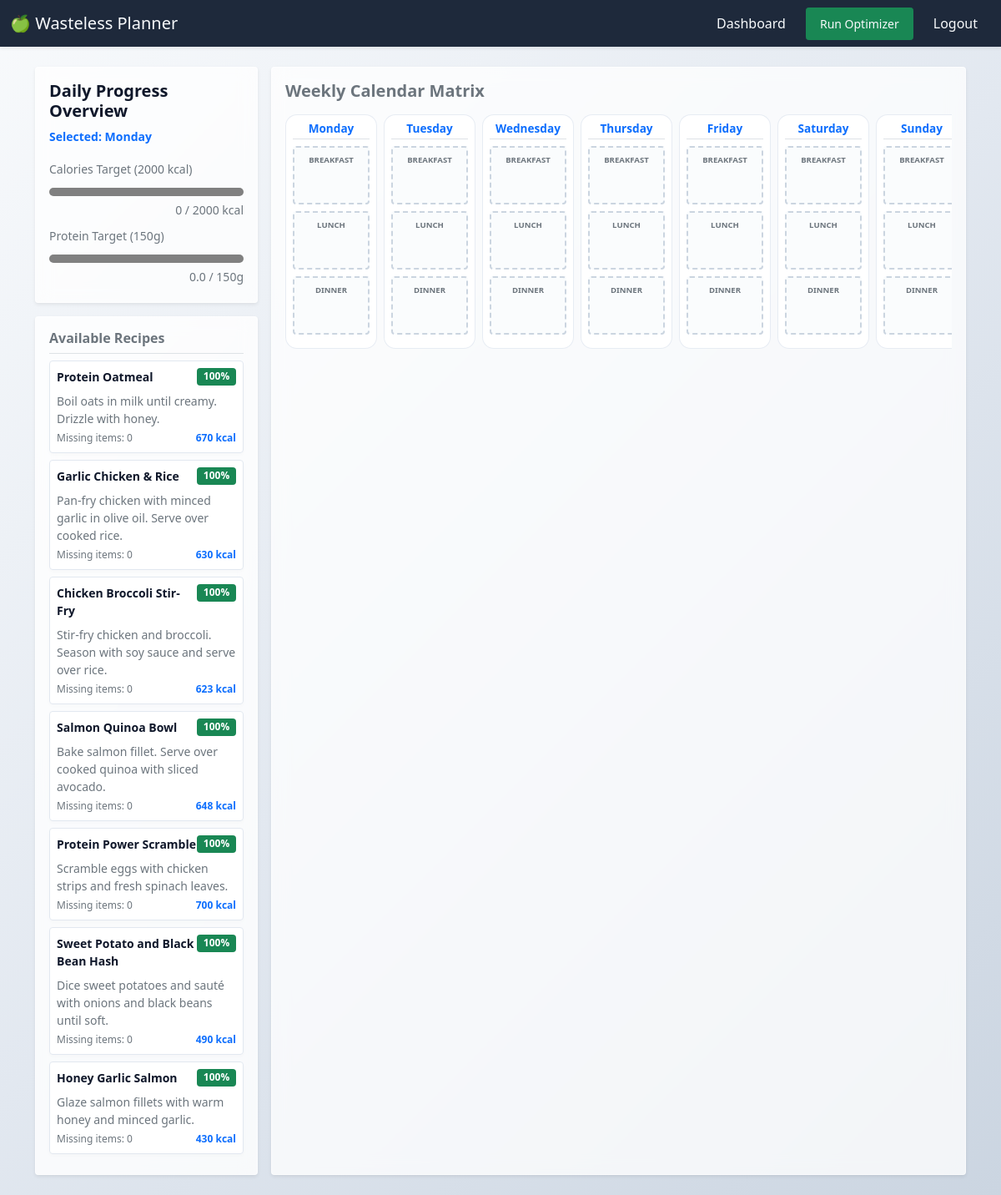
The page / (signed in) on the database its author committed.
### planner/models.py (models this page shows, shortened)
class Recipe(models.Model):
    title = models.CharField(max_length=200, unique=True)
    instructions = models.TextField()
    prep_time = models.IntegerField(help_text="Time in minutes", validators=[MinValueValidator(1)])
    calories = models.IntegerField(validators=[MinValueValidator(0)], default=0)
    protein = models.DecimalField(max_digits=5, decimal_places=1, default=0.0, help_text="in grams")
    carbs = models.DecimalField(max_digits=5, decimal_places=1, default=0.0, help_text="in grams")
    fat = models.DecimalField(max_digits=5, decimal_places=1, default=0.0, help_text="in grams")
    created_at = models.DateTimeField(auto_now_add=True)

### planner/views.py (the view, shortened to what this page needs)
# urls.py: path('', views.dashboard_view, name='dashboard'),
@login_required
def dashboard_view(request):
    user = request.user
    today = timezone.now().date()
    pantry_items = PantryItem.objects.filter(user=user).select_related('ingredient')
    user_stock = {}
    expiring_items = []
    seen_ingredients = set()
    for item in pantry_items:
        ing_id = item.ingredient.id
        if ing_id not in user_stock:
            user_stock[ing_id] = Decimal("0.00")
        user_stock[ing_id] += item.quantity
        try:
            days_left = item.days_until_expiration()
        except Exception:
            days_left = 99
        if days_left <= 3 and ing_id not in seen_ingredients:
            expiring_items.append(item)
            seen_ingredients.add(ing_id)
    all_recipes = Recipe.objects.prefetch_related('recipe_ingredients__ingredient')
    recommended_recipes = []
    for recipe in all_recipes:
        requirements = recipe.recipe_ingredients.all()
        if not requirements:
            continue
        matched_ingredients = 0
        total_ingredients_count = len(requirements)
        for req in requirements:
            req_ing_id = req.ingredient.id
            if req_ing_id in user_stock and user_stock[req_ing_id] >= req.quantity:
                matched_ingredients += 1
        match_percentage = int((matched_ingredients / total_ingredients_count) * 100)
        if match_percentage >= 25:
            recommended_recipes.append({
                "recipe": recipe,
                "match_percentage": match_percentage,
                "missing_count": total_ingredients_count - matched_ingredients
            })
    calendar_days = [
        {"code": "MON", "name": "Monday"},
        {"code": "TUE", "name": "Tuesday"},
        {"code": "WED", "name": "Wednesday"},
        {"code": "THU", "name": "Thursday"},
        {"code": "FRI", "name": "Friday"},
        {"code": "SAT", "name": "Saturday"},
        {"code": "SUN", "name": "Sunday"},
    ]
    daily_macros = {
        "MON": {"calories": 0, "protein": 0.0},
        "TUE": {"calories": 0, "protein": 0.0},
        "WED": {"calories": 0, "protein": 0.0},
        "THU": {"calories": 0, "protein": 0.0},
        "FRI": {"calories": 0, "protein": 0.0},
        "SAT": {"calories": 0, "protein": 0.0},
        "SUN": {"calories": 0, "protein": 0.0},
    }
    saved_meals = MealPlan.objects.filter(user=user).select_related('recipe')
    day_map = {0: "MON", 1: "TUE", 2: "WED", 3: "THU", 4: "FRI", 5: "SAT", 6: "SUN"}
    context = {
        "pantry_items": pantry_items,
        "expiring_items": expiring_items,
        "recommended_recipes": recommended_recipes,  # Constrain UI view window to top 7 hits
        "today": today,
        "calendar_days": calendar_days,
        "saved_meals": saved_meals,
        "daily_macros": daily_macros,
        "mon_cals": daily_macros["MON"]["calories"],
        "mon_prot": daily_macros["MON"]["protein"],
    }
    return render(request, "planner/index.html", context)

### planner/models.py (called while the page is built)
    def days_until_expiration(self):
        delta = self.expiration_date - timezone.now().date()
        return delta.days

### planner/templates/planner/index.html (shortened to what this page needs)
{% extends "planner/layout.html" %}
{% block body %}
<div class="d-flex flex-nowrap row g-3">
    <aside class="col-12 col-md-4 col-lg-3" id="macro-summary-panel">
        <div class="card p-3 shadow-sm mb-3">
            <h5 class="card-title fw-bold">Daily Progress Overview</h5>
            <p class="text-primary small fw-bold mb-3" id="active-day-tracker-label">Selected: Monday</p>
            <div class="mb-2">
                <label for="calories-progress" class="form-label mb-1 small text-muted">Calories Target (2000 kcal)</label>
                <progress id="calories-progress" class="w-100" value="{{ mon_cals }}" max="2000"></progress>
                <small class="text-muted d-block text-end" id="calories-text-value">{{ mon_cals }} / 2000 kcal</small>
            </div>
            <div class="mb-1">
                <label for="protein-progress" class="form-label mb-1 small text-muted">Protein Target (150g)</label>
                <progress id="protein-progress" class="w-100" value="{{ mon_prot }}" max="150"></progress>
                <small class="text-muted d-block text-end" id="protein-text-value">{{ mon_prot }} / 150g</small>
            </div>
        </div>
        <div class="card p-3 shadow-sm" id="recipe-pool">
        <h6 class="border-bottom pb-2 fw-bold text-secondary">Available Recipes</h6>
        {% if recommended_recipes %}
            {% for item in recommended_recipes %}
            <div class="recipe-card p-2 mb-2 border rounded bg-light" draggable="true" data-recipe-id="{{ item.recipe.id }}" data-calories="{{ item.recipe.calories }}" data-protein="{{ item.recipe.protein }}" style="cursor: grab;">
                <div class="d-flex justify-content-between align-items-start">
                <strong class="text-dark small">{{ item.recipe.title }}</strong>
                <span class="badge bg-success small">{{ item.match_percentage }}%</span>
                </div>
                <div class="text-secondary small mt-2">
                <p class="mb-1">{{ item.recipe.instructions }}</p>
                </div>
                <div class="text-muted mt-1 d-flex justify-content-between" style="font-size: 0.75rem;">
                <span>Missing items: {{ item.missing_count }}</span>
                <span class="text-primary fw-bold">{{ item.recipe.calories }} kcal</span>
                </div>
            </div>
            {% endfor %}
        {% else %}
            <p class="text-muted small text-center my-3">No recipe matches found (Min. 25% match required).</p>
        {% endif %}
        </div>
    </aside>
    <section class="col-12 col-md-8 col-lg-9" id="calendar-workspace">
        <div class="card p-3 shadow-sm h-100">
            <h2 class="h5 fw-bold mb-3 text-secondary">Weekly Calendar Matrix</h2>
            <div class="calendar-grid" style="display: grid; grid-template-columns: repeat(7, minmax(110px, 1fr)); gap: 0.5rem; overflow-x: auto;">
                {% for day in calendar_days %}
                <div class="calendar-day-column border rounded p-2 bg-white" data-day-code="{{ day.code }}" data-day-name="{{ day.name }}">
                    <h6 class="text-center text-primary border-bottom pb-1 fw-bold" style="font-size: 0.85rem;">{{ day.name }}</h6>
                    <div class="meal-slot border rounded p-2 my-2 bg-light text-center"
                         data-meal-type="Breakfast"
                         data-current-calories="{% for plan in saved_meals %}{% if plan.date_code == day.code and plan.meal_type == 'Breakfast' %}{{ plan.recipe.calories }}{% endif %}{% endfor %}"
                         data-current-protein="{% for plan in saved_meals %}{% if plan.date_code == day.code and plan.meal_type == 'Breakfast' %}{{ plan.recipe.protein }}{% endif %}{% endfor %}"
                         style="min-height: 70px;">
                        <small class="slot-label text-muted d-block fw-bold" style="font-size: 0.6rem;">BREAKFAST</small>
                    </div>
                    <div class="meal-slot border rounded p-2 my-2 bg-light text-center"
                         data-meal-type="Lunch"
                         data-current-calories="{% for plan in saved_meals %}{% if plan.date_code == day.code and plan.meal_type == 'Lunch' %}{{ plan.recipe.calories }}{% endif %}{% endfor %}"
                         data-current-protein="{% for plan in saved_meals %}{% if plan.date_code == day.code and plan.meal_type == 'Lunch' %}{{ plan.recipe.protein }}{% endif %}{% endfor %}"
                         style="min-height: 70px;">
                        <small class="slot-label text-muted d-block fw-bold" style="font-size: 0.6rem;">LUNCH</small>
                    </div>
                    <div class="meal-slot border rounded p-2 my-2 bg-light text-center"
                         data-meal-type="Dinner"
                         data-current-calories="{% for plan in saved_meals %}{% if plan.date_code == day.code and plan.meal_type == 'Dinner' %}{{ plan.recipe.calories }}{% endif %}{% endfor %}"
                         data-current-protein="{% for plan in saved_meals %}{% if plan.date_code == day.code and plan.meal_type == 'Dinner' %}{{ plan.recipe.protein }}{% endif %}{% endfor %}"
                         style="min-height: 70px;">
                        <small class="slot-label text-muted d-block fw-bold" style="font-size: 0.6rem;">DINNER</small>
                    </div>
                </div>
                {% endfor %}
            </div>
        </div>
    </section>
</div>
{% endblock %}

### planner/static/planner/css/styles.css (style rules this page uses)
body { background: linear-gradient(135deg, #F8FAFC 0%, #E2E8F0 50%, #CBD5E1 100%) !important; background-attachment: fixed; color: #0F172A; }
.card { background: rgba(255, 255, 255, 0.75) !important; border: 1px solid rgba(255, 255, 255, 0.6) !important; backdrop-filter: blur(10px); }
.calendar-day-column { background: rgba(255, 255, 255, 0.9) !important; border: 1px solid rgba(226, 232, 240, 0.8) !important; border-radius: 14px !important; transition: transform 0.2s ease; }
#recipe-pool { background: rgba(255, 255, 255, 0.8) !important; }
.recipe-card { -webkit-touch-callout: none; -webkit-user-select: none; -moz-user-select: none; -ms-user-select: none; user-select: none; touch-action: none; display: block; width: 100%; box-sizing: border-box; transition: transform 0.15s ease, opacity 0.15s ease; }
#recipe-pool .recipe-card { background-color: #ffffff !important; border: 1px solid #e2e8f0 !important; color: #0F172A !important; box-shadow: 0 2px 4px rgba(0, 0, 0, 0.02); }
#recipe-pool .recipe-card strong { color: #0F172A !important; }
.meal-slot { background-color: rgba(247, 250, 252, 0.6) !important; border: 2px dashed #cbd5e0 !important; transition: all 0.2s ease-in-out; }
progress { accent-color: #48bb78; height: 10px; border-radius: 5px; overflow: hidden; background-color: #edf2f7; border: none; }

### rows shown on the page
Recipe: recipe "Protein Oatmeal", match_percentage "100", recipe.instructions "Boil oats in milk until creamy. Drizzle with honey.", missing_count "0", recipe.calories "670"
Recipe: recipe "Garlic Chicken & Rice", match_percentage "100", recipe.instructions "Pan-fry chicken with minced garlic in olive oil. Serve over cooked rice.", missing_count "0", recipe.calories "630"
Recipe: recipe "Chicken Broccoli Stir-Fry", match_percentage "100", recipe.instructions "Stir-fry chicken and broccoli. Season with soy sauce and serve over rice.", missing_count "0", recipe.calories "623"
Recipe: recipe "Salmon Quinoa Bowl", match_percentage "100", recipe.instructions "Bake salmon fillet. Serve over cooked quinoa with sliced avocado.", missing_count "0", recipe.calories "648"
Recipe: recipe "Protein Power Scramble", match_percentage "100", recipe.instructions "Scramble eggs with chicken strips and fresh spinach leaves.", missing_count "0", recipe.calories "700"
Recipe: recipe "Sweet Potato and Black Bean Hash", match_percentage "100", recipe.instructions "Dice sweet potatoes and sauté with onions and black beans until soft.", missing_count "0", recipe.calories "490"
Recipe: recipe "Honey Garlic Salmon", match_percentage "100", recipe.instructions "Glaze salmon fillets with warm honey and minced garlic.", missing_count "0", recipe.calories "430"

### other values the page prints
{{ mon_cals }} "0"
{{ mon_prot }} "0.0"
{{ day.name }} "Monday" "Tuesday" "Wednesday" "Thursday" "Friday" "Saturday" "Sunday"
